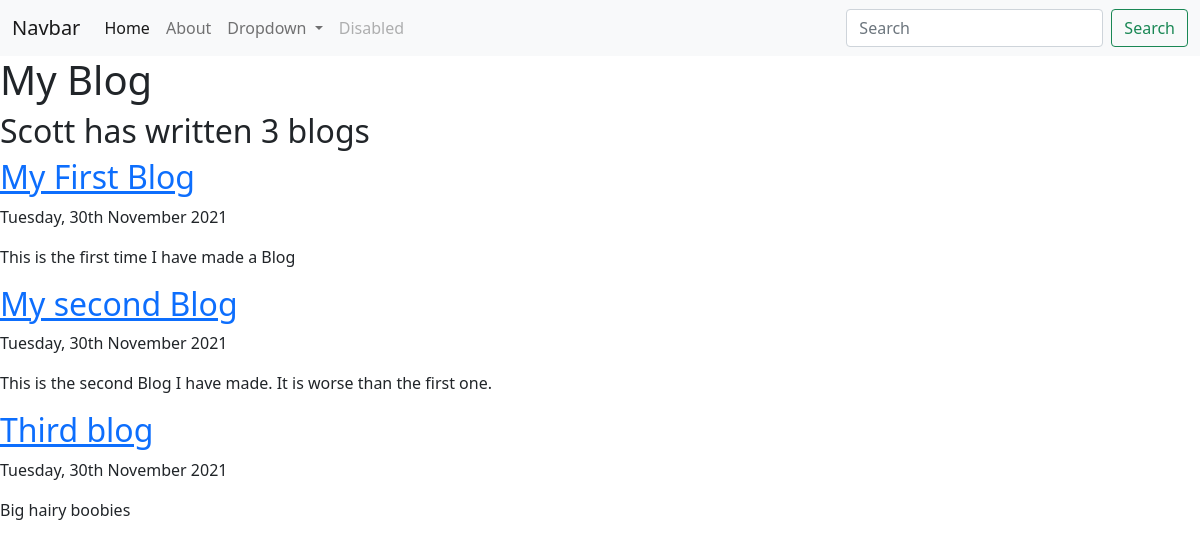
The page /blog/ on the database as committed earlier.
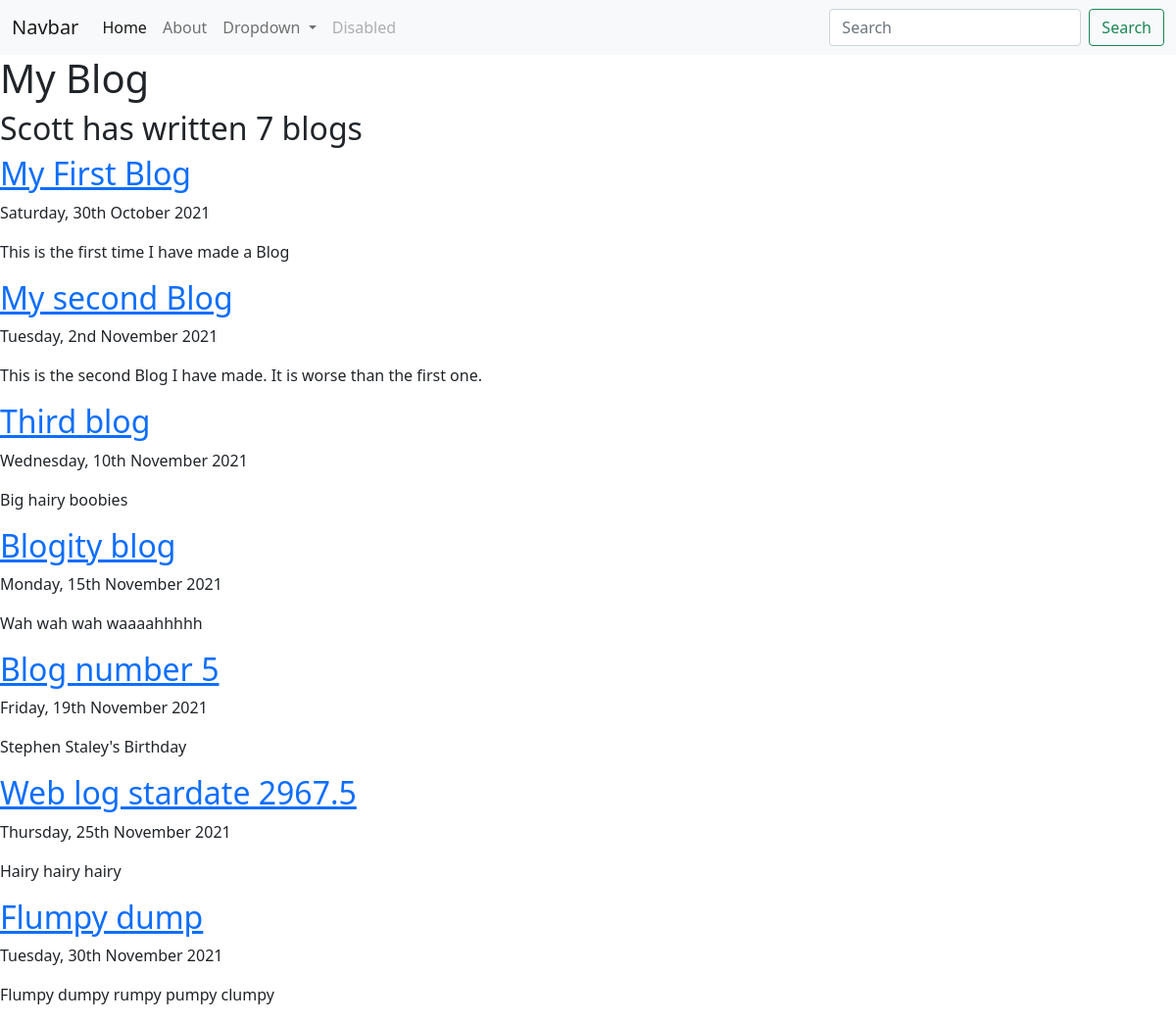
The same page on the database as committed later.
### blog/models.py (models this page shows, shortened)
class Blog(models.Model):
    title = models.CharField(max_length=200)
    date = models.DateField()
    details = models.TextField()

### blog/views.py (the view)
# urls.py: path('', views.all_blogs, name='all_blogs'),
def all_blogs(request):
    blogs = Blog.objects.all()      # order_by('-date')[:5]
    return render(request, 'blog/all_blogs.html', {'blogs':blogs})

### blog/templates/blog/all_blogs.html
{% extends 'portfolio/base.html' %}
{% block content %}
<h1>My Blog</h1>
<h2> Scott has written {{ blogs.count }} blog{{ blogs.count|pluralize }}</h2>
{% for blog in blogs %}
<h2><a href="{% url 'blog:detail' blog.id %}">{{ blog.title }}</a></h2>
<p>{{ blog.date|date:'l, jS F Y' }}</p>
<p>{{ blog.details|striptags|truncatechars:100 }}</p>
{% endfor %}
{% endblock %}

Rows that differ between the two databases and show on the page:
changed Blog "My First Blog": date "Tuesday, 30th November 2021" → "Saturday, 30th October 2021"
changed Blog "My second Blog": date "Tuesday, 30th November 2021" → "Tuesday, 2nd November 2021"
changed Blog "Third blog": date "Tuesday, 30th November 2021" → "Wednesday, 10th November 2021"
added Blog: title "Blogity blog", date "Monday, 15th November 2021", details "Wah wah wah waaaahhhhh"
added Blog: title "Blog number 5", date "Friday, 19th November 2021", details "Stephen Staley's Birthday"
added Blog: title "Web log stardate 2967.5", date "Thursday, 25th November 2021", details "Hairy hairy hairy"
added Blog: title "Flumpy dump", date "Tuesday, 30th November 2021", details "Flumpy dumpy rumpy pumpy clumpy"
Other text that changed with them:
{{ blogs.count }}: "3" → "7"
